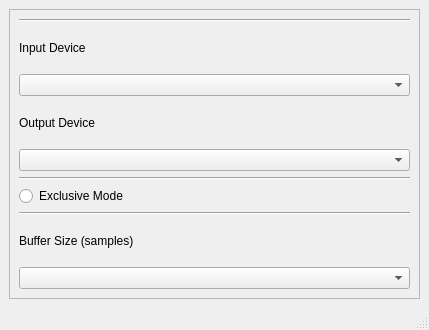
<?xml version="1.0" encoding="UTF-8"?>
<ui version="4.0">
 <class>KdASIOConfigBase</class>
 <widget class="QMainWindow" name="KdASIOConfigBase">
  <property name="enabled">
   <bool>true</bool>
  </property>
  <property name="geometry">
   <rect>
    <x>0</x>
    <y>0</y>
    <width>429</width>
    <height>330</height>
   </rect>
  </property>
  <property name="windowTitle">
   <string>KoordASIO Config</string>
  </property>
  <widget class="QWidget" name="centralwidget">
   <layout class="QVBoxLayout" name="verticalLayout">
    <item>
     <widget class="QScrollArea" name="scrollArea">
      <property name="sizePolicy">
       <sizepolicy hsizetype="Expanding" vsizetype="Expanding">
        <horstretch>0</horstretch>
        <verstretch>0</verstretch>
       </sizepolicy>
      </property>
      <property name="widgetResizable">
       <bool>true</bool>
      </property>
      <widget class="QWidget" name="scrollAreaWidgetContents">
       <property name="geometry">
        <rect>
         <x>0</x>
         <y>0</y>
         <width>409</width>
         <height>288</height>
        </rect>
       </property>
       <layout class="QGridLayout" name="gridLayout_4">
        <item row="10" column="0">
         <widget class="QRadioButton" name="exclusiveButton">
          <property name="enabled">
           <bool>true</bool>
          </property>
          <property name="text">
           <string>Exclusive Mode</string>
          </property>
          <property name="checked">
           <bool>false</bool>
          </property>
         </widget>
        </item>
        <item row="4" column="0">
         <widget class="QLabel" name="deviceLabel">
          <property name="text">
           <string>Output Device</string>
          </property>
         </widget>
        </item>
        <item row="8" column="0">
         <widget class="Line" name="line_2">
          <property name="orientation">
           <enum>Qt::Horizontal</enum>
          </property>
         </widget>
        </item>
        <item row="1" column="0">
         <widget class="QLabel" name="label">
          <property name="text">
           <string>Input Device</string>
          </property>
         </widget>
        </item>
        <item row="12" column="0">
         <widget class="QLabel" name="label_2">
          <property name="text">
           <string>Buffer Size (samples)</string>
          </property>
         </widget>
        </item>
        <item row="5" column="0">
         <widget class="QComboBox" name="outputDeviceBox"/>
        </item>
        <item row="11" column="0">
         <widget class="Line" name="line_4">
          <property name="orientation">
           <enum>Qt::Horizontal</enum>
          </property>
         </widget>
        </item>
        <item row="2" column="0">
         <widget class="QComboBox" name="inputDeviceBox"/>
        </item>
        <item row="0" column="0">
         <widget class="Line" name="line_3">
          <property name="orientation">
           <enum>Qt::Horizontal</enum>
          </property>
         </widget>
        </item>
        <item row="13" column="0">
         <widget class="QComboBox" name="bufferSizeBox"/>
        </item>
       </layout>
      </widget>
     </widget>
    </item>
   </layout>
  </widget>
  <widget class="QStatusBar" name="statusbar"/>
 </widget>
 <resources/>
 <connections/>
</ui>
